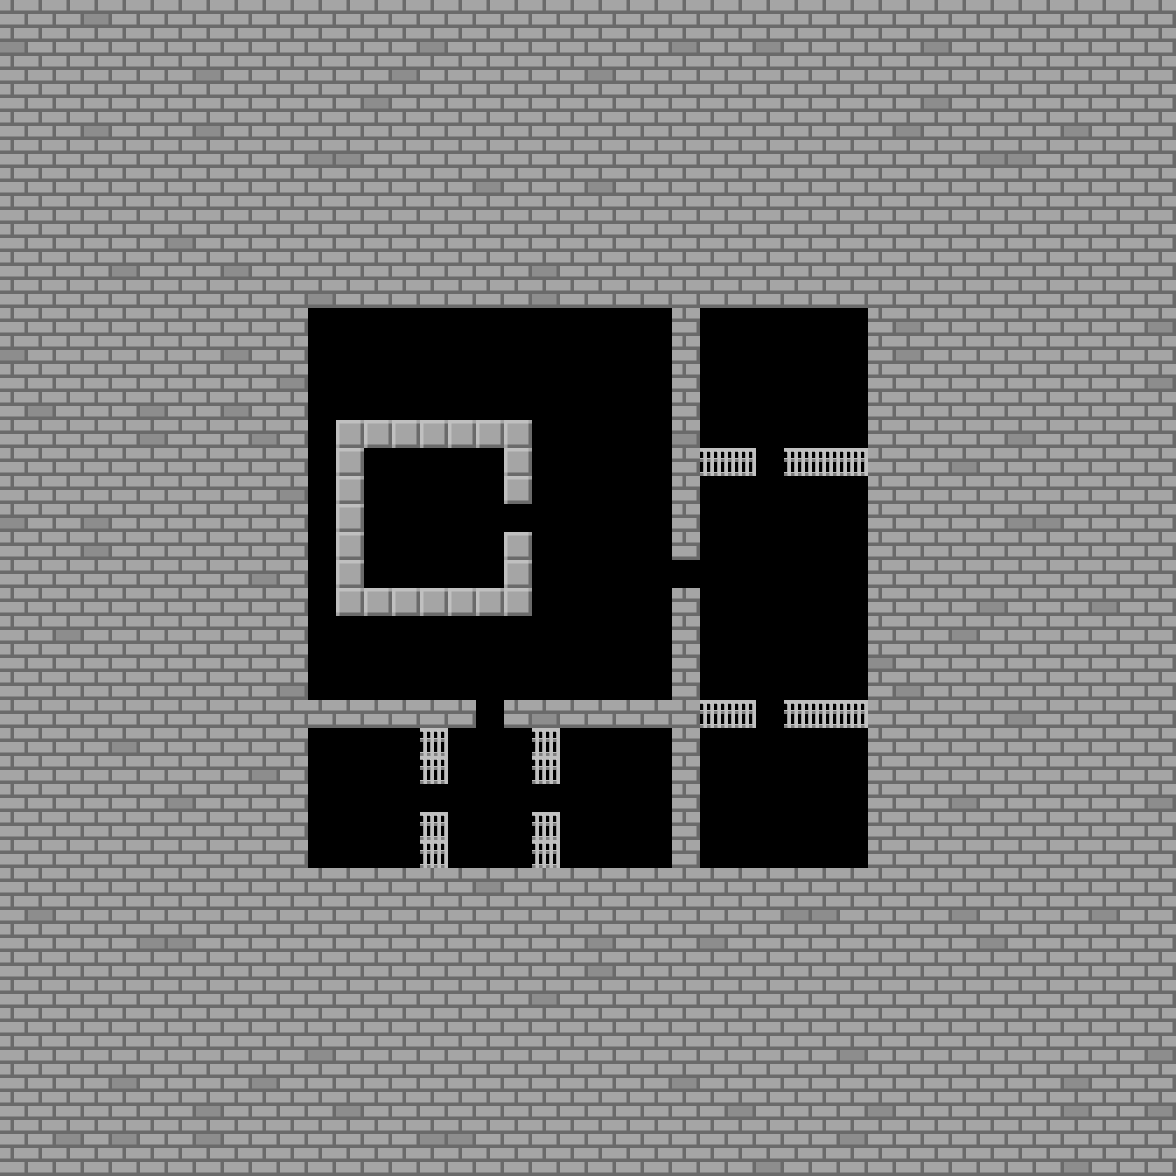

Tiled map render using the project's own tile images. Description and the map definition, with tile-layer contents summarised, below:
An orthogonal 42x42 tile map with 28x28 px tiles, 1 tile layer (Map) and 249 objects (210x Unexplored, 6x Barrel, 4x IronDoor, 3x IronDoor2, 2x CloseChest, ...).

<map version="1.10" tiledversion="1.11.2" orientation="orthogonal" renderorder="right-down" width="42" height="42" tilewidth="28" tileheight="28" infinite="0" nextlayerid="6" nextobjectid="251">
 <editorsettings>
  <export target="Area2_8.json" format="json" />
 </editorsettings>
 <tileset firstgid="1" source="Resource.tsx" />
 <layer id="1" name="Map" width="42" height="42">
  <data>[1764 cells, 1764 non-empty, 5 distinct tile ids]</data>
 </layer>
 <objectgroup id="2" name="Object">
  <object id="1" name="CloseChest" gid="11" x="560" y="364" width="28" height="28" />
  <object id="250" name="CloseChest" gid="11" x="560" y="364" width="28" height="28" />
  <object id="2" name="IronDoor" gid="19" x="756" y="476" width="28" height="28" />
  <object id="3" name="IronDoor" gid="19" x="756" y="728" width="28" height="28" />
  <object id="4" name="IronDoor" gid="19" x="532" y="812" width="28" height="28" />
  <object id="5" name="IronDoor" gid="19" x="420" y="812" width="28" height="28" />
  <object id="6" name="IronDoor2" gid="25" x="476" y="728" width="28" height="28" />
  <object id="7" name="IronDoor2" gid="25" x="672" y="588" width="28" height="28" />
  <object id="8" name="IronDoor2" gid="25" x="504" y="532" width="28" height="28" />
  <object id="9" name="UpStairs" gid="9" x="308" y="700" width="28" height="28" />
  <object id="10" name="DownStairs" gid="10" x="308" y="336" width="28" height="28" />
 </objectgroup>
 <objectgroup id="3" name="Unexplored">
  <object id="11" name="Unexplored" gid="8" x="364" y="476" width="28" height="28" />
  <object id="12" name="Unexplored" gid="8" x="392" y="476" width="28" height="28" />
  <object id="13" name="Unexplored" gid="8" x="420" y="476" width="28" height="28" />
  <object id="14" name="Unexplored" gid="8" x="448" y="476" width="28" height="28" />
  <object id="15" name="Unexplored" gid="8" x="476" y="476" width="28" height="28" />
  <object id="16" name="Unexplored" gid="8" x="476" y="504" width="28" height="28" />
  <object id="17" name="Unexplored" gid="8" x="448" y="504" width="28" height="28" />
  <object id="18" name="Unexplored" gid="8" x="420" y="504" width="28" height="28" />
  <object id="19" name="Unexplored" gid="8" x="392" y="504" width="28" height="28" />
  <object id="20" name="Unexplored" gid="8" x="364" y="504" width="28" height="28" />
  <object id="21" name="Unexplored" gid="8" x="364" y="532" width="28" height="28" />
  <object id="22" name="Unexplored" gid="8" x="392" y="532" width="28" height="28" />
  <object id="23" name="Unexplored" gid="8" x="420" y="532" width="28" height="28" />
  <object id="24" name="Unexplored" gid="8" x="448" y="532" width="28" height="28" />
  <object id="25" name="Unexplored" gid="8" x="476" y="532" width="28" height="28" />
  <object id="26" name="Unexplored" gid="8" x="476" y="560" width="28" height="28" />
  <object id="27" name="Unexplored" gid="8" x="448" y="560" width="28" height="28" />
  <object id="28" name="Unexplored" gid="8" x="420" y="560" width="28" height="28" />
  <object id="29" name="Unexplored" gid="8" x="392" y="560" width="28" height="28" />
  <object id="30" name="Unexplored" gid="8" x="364" y="560" width="28" height="28" />
  <object id="31" name="Unexplored" gid="8" x="364" y="588" width="28" height="28" />
  <object id="32" name="Unexplored" gid="8" x="392" y="588" width="28" height="28" />
  <object id="33" name="Unexplored" gid="8" x="420" y="588" width="28" height="28" />
  <object id="34" name="Unexplored" gid="8" x="448" y="588" width="28" height="28" />
  <object id="35" name="Unexplored" gid="8" x="476" y="588" width="28" height="28" />
  <object id="36" name="Unexplored" gid="8" x="308" y="756" width="28" height="28" />
  <object id="37" name="Unexplored" gid="8" x="336" y="756" width="28" height="28" />
  <object id="38" name="Unexplored" gid="8" x="364" y="756" width="28" height="28" />
  <object id="39" name="Unexplored" gid="8" x="392" y="756" width="28" height="28" />
  <object id="40" name="Unexplored" gid="8" x="420" y="756" width="28" height="28" />
  <object id="41" name="Unexplored" gid="8" x="448" y="756" width="28" height="28" />
  <object id="42" name="Unexplored" gid="8" x="476" y="756" width="28" height="28" />
  <object id="43" name="Unexplored" gid="8" x="504" y="756" width="28" height="28" />
  <object id="44" name="Unexplored" gid="8" x="532" y="756" width="28" height="28" />
  <object id="45" name="Unexplored" gid="8" x="560" y="756" width="28" height="28" />
  <object id="46" name="Unexplored" gid="8" x="616" y="756" width="28" height="28" />
  <object id="47" name="Unexplored" gid="8" x="588" y="756" width="28" height="28" />
  <object id="48" name="Unexplored" gid="8" x="644" y="756" width="28" height="28" />
  <object id="49" name="Unexplored" gid="8" x="644" y="784" width="28" height="28" />
  <object id="50" name="Unexplored" gid="8" x="616" y="784" width="28" height="28" />
  <object id="51" name="Unexplored" gid="8" x="588" y="784" width="28" height="28" />
  <object id="52" name="Unexplored" gid="8" x="560" y="784" width="28" height="28" />
  <object id="53" name="Unexplored" gid="8" x="532" y="784" width="28" height="28" />
  <object id="54" name="Unexplored" gid="8" x="504" y="784" width="28" height="28" />
  <object id="55" name="Unexplored" gid="8" x="476" y="784" width="28" height="28" />
  <object id="56" name="Unexplored" gid="8" x="448" y="784" width="28" height="28" />
  <object id="57" name="Unexplored" gid="8" x="420" y="784" width="28" height="28" />
  <object id="58" name="Unexplored" gid="8" x="392" y="784" width="28" height="28" />
  <object id="59" name="Unexplored" gid="8" x="364" y="784" width="28" height="28" />
  <object id="60" name="Unexplored" gid="8" x="336" y="784" width="28" height="28" />
  <object id="61" name="Unexplored" gid="8" x="308" y="784" width="28" height="28" />
  <object id="62" name="Unexplored" gid="8" x="308" y="812" width="28" height="28" />
  <object id="63" name="Unexplored" gid="8" x="308" y="840" width="28" height="28" />
  <object id="64" name="Unexplored" gid="8" x="308" y="868" width="28" height="28" />
  <object id="65" name="Unexplored" gid="8" x="336" y="868" width="28" height="28" />
  <object id="66" name="Unexplored" gid="8" x="336" y="840" width="28" height="28" />
  <object id="67" name="Unexplored" gid="8" x="336" y="812" width="28" height="28" />
  <object id="68" name="Unexplored" gid="8" x="364" y="812" width="28" height="28" />
  <object id="69" name="Unexplored" gid="8" x="364" y="840" width="28" height="28" />
  <object id="70" name="Unexplored" gid="8" x="364" y="868" width="28" height="28" />
  <object id="71" name="Unexplored" gid="8" x="392" y="868" width="28" height="28" />
  <object id="72" name="Unexplored" gid="8" x="392" y="840" width="28" height="28" />
  <object id="73" name="Unexplored" gid="8" x="392" y="812" width="28" height="28" />
  <object id="74" name="Unexplored" gid="8" x="420" y="812" width="28" height="28" />
  <object id="75" name="Unexplored" gid="8" x="420" y="840" width="28" height="28" />
  <object id="76" name="Unexplored" gid="8" x="420" y="868" width="28" height="28" />
  </objectgroup>
 <objectgroup id="4" name="InvisibleWall">
  <!-- 21 objects omitted --></objectgroup>
 <objectgroup id="5" name="Respawnpoint">
  <!-- 1 objects omitted --></objectgroup>
</map>
<!-- 172 of 249 objects omitted -->
